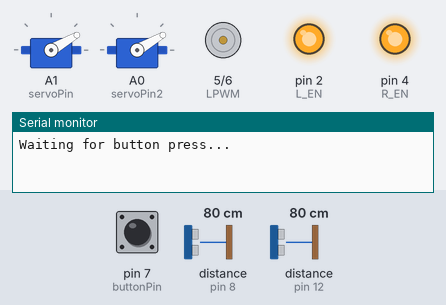
The sketch below on a simulated Arduino Uno, built with avr-gcc and run on an emulated ATmega328P. On the bench: 2 × servo, motor-driver pin pairs drawn as motors (green arrow = first pin HIGH = forward, orange = second pin HIGH = backward, longer = more drive), output pins drawn as LEDs (lit = HIGH), the last lines printed to the serial monitor. Inputs (shaded band) come from the test bench; at power-on: pin 7 (buttonPin) LOW, distance to the obstacle (sensors on pin 8, pin 12) 80 cm. The echo pulse lasts 58.3 µs per cm; pins used as bus, display or sensor lines are not drawn.

Above: at 1.2 s.
1.3 s: pin 7 (buttonPin) pulled HIGH for 0.15 s
At 2.3 s:
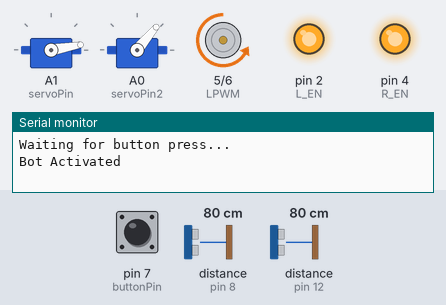
3.1 s: distance to the obstacle (sensor on pin 8) set to 101 cm
4.6 s: distance to the obstacle (sensor on pin 8) set to 109 cm
At 5.4 s:
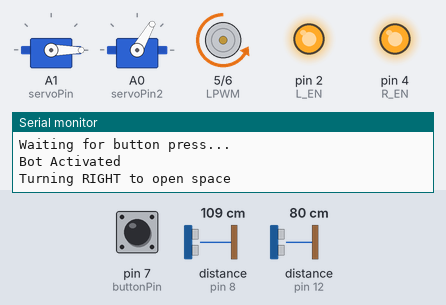
7.6 s: distance to the obstacle (sensor on pin 12) set to 120 cm
10.6 s: distance to the obstacle (sensor on pin 12) set to 2 cm
13.6 s: distance to the obstacle (sensor on pin 12) set to 250 cm
At 14.5 s:
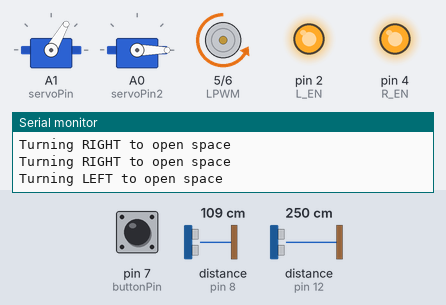
Timing chart, 0 to 17.6 s (numbered marks = the images above; inputs shaded):
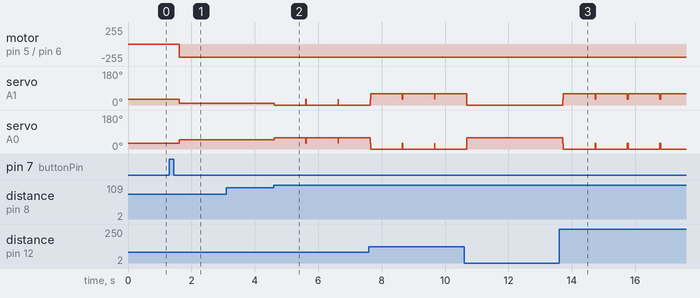

The sketch:

OpenChallenge.ino
```cpp
#include <Servo.h>

// === Steering Servos ===
Servo steeringServo;
Servo steeringServo2;
const int servoPin = A1;
const int servoPin2 = A0;

// === Motor Driver Pins ===
const int L_EN  = 2;
const int R_EN  = 4;
const int LPWM  = 5;
const int RPWM  = 6;

// === Ultrasonic Sensors ===
const int trigFront = 11;
const int echoFront = 10;
const int trigLeft  = 13;
const int echoLeft  = 12;
const int trigRight = 9;
const int echoRight = 8;

// === Button Pin (Pull-down) ===
const int buttonPin = 7;

// === Motion Constants ===
const int motorSpeed = 200;
const int minWallDistance = 20;
const int baseSteer = 0;

// === Control Flags ===
bool activationDone = false;
int lastSteeringAngle = baseSteer;

// === Sensor Readings ===
long leftDist = 0, rightDist = 0;

void setup() {
  Serial.begin(9600);

  // Servo setup
  steeringServo.attach(servoPin);
  steeringServo2.attach(servoPin2);
  setSteeringAngle(0);

  // Motor setup
  pinMode(L_EN, OUTPUT); digitalWrite(L_EN, HIGH);
  pinMode(R_EN, OUTPUT); digitalWrite(R_EN, HIGH);
  pinMode(LPWM, OUTPUT); pinMode(RPWM, OUTPUT);

  // Ultrasonic sensor setup
  pinMode(trigFront, OUTPUT); pinMode(echoFront, INPUT);
  pinMode(trigLeft, OUTPUT);  pinMode(echoLeft, INPUT);
  pinMode(trigRight, OUTPUT); pinMode(echoRight, INPUT);

  // Pull-down button setup
  pinMode(buttonPin, INPUT); // External pull-down resistor used

  Serial.println("Waiting for button press...");
}

void loop() {
  // === Wait for activation via button press (HIGH when pressed) ===
  if (!activationDone) {
    if (digitalRead(buttonPin) == HIGH) {
      activationDone = true;
      Serial.println("Bot Activated");
      delay(300); // debounce delay
    }
    return;
  }

  // === Update side distances ===
  leftDist = getDistance(trigLeft, echoLeft);
  rightDist = getDistance(trigRight, echoRight);

  // === Check for open space to left or right
  if (leftDist > 105 || rightDist > 105) {
    if (leftDist > rightDist) {
      Serial.println("Turning LEFT to open space");
      turnLeft();
    } else {
      Serial.println("Turning RIGHT to open space");
      turnRight();
    }
    return;
  }

  // === Wall-following alignment logic ===
  int steerAdjust = baseSteer;
  if (leftDist < 30) steerAdjust = 40;
  else if (rightDist < minWallDistance) steerAdjust = -30;
  else if (leftDist > 25 && rightDist > 25) steerAdjust = -20;

  lastSteeringAngle = steerAdjust;
  setSteeringAngle(steerAdjust);

  // Move forward
  analogWrite(RPWM, motorSpeed);
  analogWrite(LPWM, 0);


}

// === Set Steering Angle Function ===
void setSteeringAngle(int angle) {
  angle = constrain(angle, -30, 30);
  int servoAngle = map(angle, -30, 30, 0, 60);
  int servoAngle2 = 60 - servoAngle;
  steeringServo.write(servoAngle);
  steeringServo2.write(servoAngle2);
}

// === Ultrasonic Distance Calculation ===
long getDistance(int trigPin, int echoPin) {
  digitalWrite(trigPin, LOW); delayMicroseconds(2);
  digitalWrite(trigPin, HIGH); delayMicroseconds(10);
  digitalWrite(trigPin, LOW);
  long duration = pulseIn(echoPin, HIGH, 20000);
  return duration * 0.034 / 2;
}

// === Turn Functions ===
void turnLeft() {
  setSteeringAngle(30);
  analogWrite(RPWM, motorSpeed);
  analogWrite(LPWM, 0);
  delay(1000);
  setSteeringAngle(0);
}

void turnRight() {
  setSteeringAngle(-30);
  analogWrite(RPWM, motorSpeed);
  analogWrite(LPWM, 0);
  delay(1000);
  setSteeringAngle(0);
}
```

Measured:
- after the input at 1.3 s, motor on pin 5 (LPWM) / pin 6 (RPWM): stopped → backward 200/255 after 0.31 s; servo on A1 (servoPin): 30° → 10° after 0.31 s; servo on A0 (servoPin2): 30° → 50° after 0.31 s
- after the input at 3.1 s, every drawn part: stays the same
- after the input at 4.6 s, servo on A1 (servoPin): 10° → 0° at once; servo on A0 (servoPin2): 50° → 60° at once
- after the input at 13.6 s, servo on A1 (servoPin): 0° → 60° after 0.11 s; servo on A0 (servoPin2): 60° → 0° after 0.11 s
